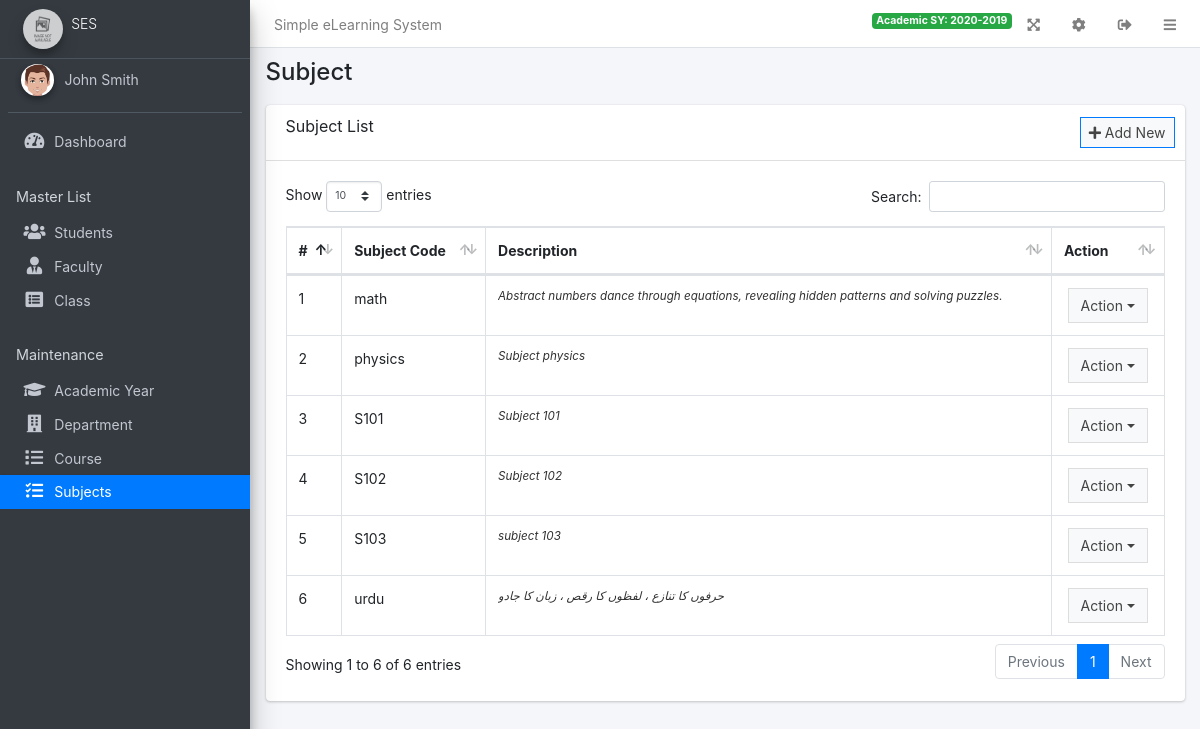
The page /admin/?page=subject (signed in) on the database its author committed.
### tables this page shows
CREATE TABLE `subjects` (
  `id` int(30) NOT NULL,
  `subject_code` varchar(250) NOT NULL,
  `description` text DEFAULT NULL
);

### admin/subject/index.php (the view, shortened to what this page needs)
<div class="card card-outline cardprimary w-fluid">
	<div class="card-header">
		<h3 class="card-title">Subject List</h3>
		<div class="card-tools">
			<a class="btn btn-block btn-sm btn-default btn-flat border-primary new_subject" href="javascript:void(0)"><i class="fa fa-plus"></i> Add New</a>
		</div>
	</div>
	<div class="card-body">
		<table class="table table-bordered table-compact table-stripped">
			<thead>
				<tr>
					<th>#</th>
					<th>Subject Code</th>
					<th>Description</th>
					<th>Action</th>
				</tr>
			</thead>
			<tbody>
				<?php
				$i =1;
				$qry = $conn->query("SELECT * FROM subjects order by subject_code asc");
				while($row=$qry->fetch_assoc()):
				?>
				<tr>
					<td><?php echo $i++ ?></td>
					<td><?php echo $row['subject_code'] ?></td>
					<td><span class="truncate"><?php echo $row['description'] ?></span></td>
					<td class="text-center">
						<div class="btn-group">
		                    <button type="button" class="btn btn-default btn-block btn-flat dropdown-toggle dropdown-hover dropdown-icon" data-toggle="dropdown" aria-expanded="false">
		                    	Action
		                    </button>
		                </div>
					</td>
				</tr>
				<?php endwhile; ?>
			</tbody>
		</table>
	</div>
</div>

### rows shown on the page
subjects: subject_code "math", description "Abstract numbers dance through equations, revealing hidden patterns and solving puzzles."
subjects: subject_code "physics", description "Subject physics"
subjects: subject_code "S101", description "Subject 101"
subjects: subject_code "S102", description "Subject 102"
subjects: subject_code "S103", description "subject 103"
subjects: subject_code "urdu", description "حرفوں کا تنازع ، لفظوں کا رقص ، زبان کا جادو"

### other values the page prints
$_settings->info('name') "Simple eLearning System"
$_settings->userdata('academic_sy') "2020-2019"
$_settings->info('short_name') "SES"
$_settings->userdata('firstname').' '.$_settings->userdata('lastname') "John Smith"
str_replace("_", " ",$page) "Subject"
